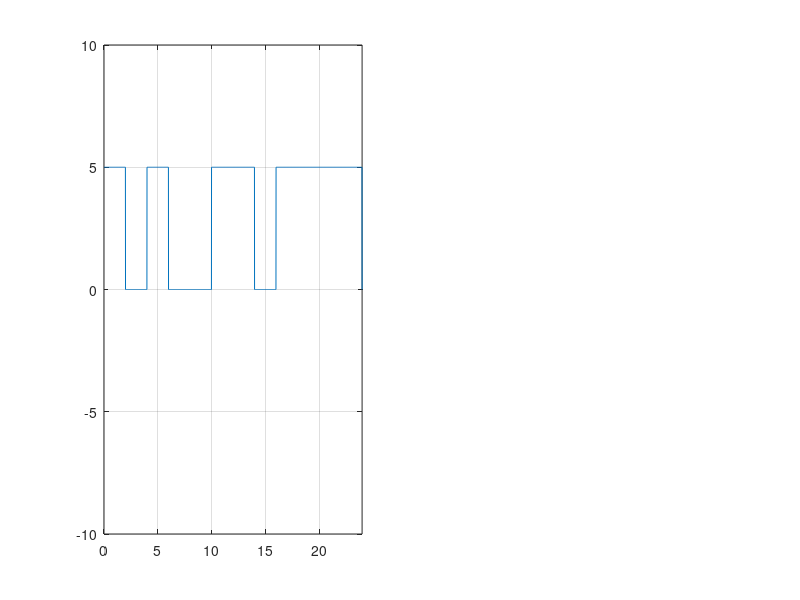

MATLAB code for this plot:
%Digital signal....
%Unipolar NRZ
%If bit == 1 then y(from:to) = +amplitude
%If bit == 0 then y(from:to) = 0

clear all;
clc;
bit = [1, 0, 1, 0, 0, 1, 1, 0, 1, 1, 1, 1];

v = 5;

fs = 100;
bit_duration = 2; % bitrate = 1/bitduration
T = length(bit) * bit_duration; % len/bitrate.
t = 0:1/fs:T;

x_digital = zeros(1, length(t));

%encoding
for i = 1:length(bit)
    if bit(i) == 1
        x_digital((i-1)*fs*bit_duration+1 : i*fs*bit_duration) = v;
    else
        x_digital((i-1)*fs*bit_duration+1 : i*fs*bit_duration) = 0;
    end
end

subplot(1,2,1);
plot(t, x_digital);
xlim([0, T]);
ylim([-10, 10]);
grid on;

%decoding
%method 1
data = zeros(1, length(bit));

for i=1:length(bit)
    if(x_digital((i-1)*fs*bit_duration+1 : i*fs*bit_duration) == v)
        data(i) = 1;
    else
        data(i) = 0;
    end
end

disp(data)

%method 2
data = zeros(1, length(bit));
counter = 0;

for i=1:length(t)
    if t(i) > counter*bit_duration
        counter = counter + 1;
        if(x_digital(i) == v)
            data(counter) = 1;
        else
            data(counter) = 0;
        end
    end
end

disp(data)